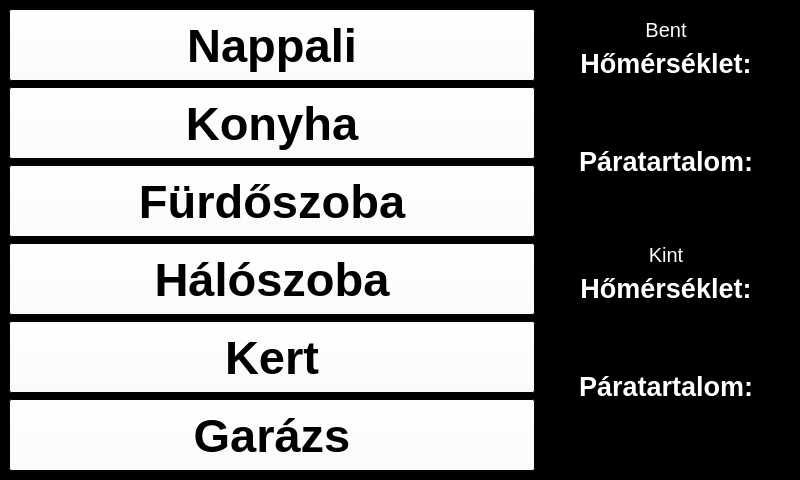
<?xml version="1.0" encoding="UTF-8"?>
<ui version="4.0">
 <class>SmartHomeMW</class>
 <widget class="QMainWindow" name="SmartHomeMW">
  <property name="enabled">
   <bool>true</bool>
  </property>
  <property name="geometry">
   <rect>
    <x>0</x>
    <y>0</y>
    <width>800</width>
    <height>480</height>
   </rect>
  </property>
  <property name="palette">
   <palette>
    <active>
     <colorrole role="WindowText">
      <brush brushstyle="SolidPattern">
       <color alpha="255">
        <red>255</red>
        <green>255</green>
        <blue>255</blue>
       </color>
      </brush>
     </colorrole>
     <colorrole role="Button">
      <brush brushstyle="SolidPattern">
       <color alpha="255">
        <red>255</red>
        <green>255</green>
        <blue>255</blue>
       </color>
      </brush>
     </colorrole>
     <colorrole role="Midlight">
      <brush brushstyle="SolidPattern">
       <color alpha="255">
        <red>255</red>
        <green>255</green>
        <blue>255</blue>
       </color>
      </brush>
     </colorrole>
     <colorrole role="Dark">
      <brush brushstyle="SolidPattern">
       <color alpha="255">
        <red>255</red>
        <green>255</green>
        <blue>255</blue>
       </color>
      </brush>
     </colorrole>
     <colorrole role="Mid">
      <brush brushstyle="SolidPattern">
       <color alpha="255">
        <red>255</red>
        <green>255</green>
        <blue>255</blue>
       </color>
      </brush>
     </colorrole>
     <colorrole role="Text">
      <brush brushstyle="SolidPattern">
       <color alpha="255">
        <red>0</red>
        <green>0</green>
        <blue>0</blue>
       </color>
      </brush>
     </colorrole>
     <colorrole role="ButtonText">
      <brush brushstyle="SolidPattern">
       <color alpha="255">
        <red>0</red>
        <green>0</green>
        <blue>0</blue>
       </color>
      </brush>
     </colorrole>
     <colorrole role="Base">
      <brush brushstyle="SolidPattern">
       <color alpha="255">
        <red>255</red>
        <green>255</green>
        <blue>255</blue>
       </color>
      </brush>
     </colorrole>
     <colorrole role="Window">
      <brush brushstyle="SolidPattern">
       <color alpha="255">
        <red>0</red>
        <green>0</green>
        <blue>0</blue>
       </color>
      </brush>
     </colorrole>
    </active>
    <inactive>
     <colorrole role="WindowText">
      <brush brushstyle="SolidPattern">
       <color alpha="255">
        <red>255</red>
        <green>255</green>
        <blue>255</blue>
       </color>
      </brush>
     </colorrole>
     <colorrole role="Button">
      <brush brushstyle="SolidPattern">
       <color alpha="255">
        <red>255</red>
        <green>255</green>
        <blue>255</blue>
       </color>
      </brush>
     </colorrole>
     <colorrole role="Midlight">
      <brush brushstyle="SolidPattern">
       <color alpha="255">
        <red>255</red>
        <green>255</green>
        <blue>255</blue>
       </color>
      </brush>
     </colorrole>
     <colorrole role="Dark">
      <brush brushstyle="SolidPattern">
       <color alpha="255">
        <red>255</red>
        <green>255</green>
        <blue>255</blue>
       </color>
      </brush>
     </colorrole>
     <colorrole role="Mid">
      <brush brushstyle="SolidPattern">
       <color alpha="255">
        <red>255</red>
        <green>255</green>
        <blue>255</blue>
       </color>
      </brush>
     </colorrole>
     <colorrole role="Text">
      <brush brushstyle="SolidPattern">
       <color alpha="255">
        <red>0</red>
        <green>0</green>
        <blue>0</blue>
       </color>
      </brush>
     </colorrole>
     <colorrole role="ButtonText">
      <brush brushstyle="SolidPattern">
       <color alpha="255">
        <red>0</red>
        <green>0</green>
        <blue>0</blue>
       </color>
      </brush>
     </colorrole>
     <colorrole role="Base">
      <brush brushstyle="SolidPattern">
       <color alpha="255">
        <red>255</red>
        <green>255</green>
        <blue>255</blue>
       </color>
      </brush>
     </colorrole>
     <colorrole role="Window">
      <brush brushstyle="SolidPattern">
       <color alpha="255">
        <red>0</red>
        <green>0</green>
        <blue>0</blue>
       </color>
      </brush>
     </colorrole>
    </inactive>
    <disabled>
     <colorrole role="WindowText">
      <brush brushstyle="SolidPattern">
       <color alpha="255">
        <red>255</red>
        <green>255</green>
        <blue>255</blue>
       </color>
      </brush>
     </colorrole>
     <colorrole role="Button">
      <brush brushstyle="SolidPattern">
       <color alpha="255">
        <red>255</red>
        <green>255</green>
        <blue>255</blue>
       </color>
      </brush>
     </colorrole>
     <colorrole role="Midlight">
      <brush brushstyle="SolidPattern">
       <color alpha="255">
        <red>255</red>
        <green>255</green>
        <blue>255</blue>
       </color>
      </brush>
     </colorrole>
     <colorrole role="Dark">
      <brush brushstyle="SolidPattern">
       <color alpha="255">
        <red>255</red>
        <green>255</green>
        <blue>255</blue>
       </color>
      </brush>
     </colorrole>
     <colorrole role="Mid">
      <brush brushstyle="SolidPattern">
       <color alpha="255">
        <red>255</red>
        <green>255</green>
        <blue>255</blue>
       </color>
      </brush>
     </colorrole>
     <colorrole role="Text">
      <brush brushstyle="SolidPattern">
       <color alpha="255">
        <red>255</red>
        <green>255</green>
        <blue>255</blue>
       </color>
      </brush>
     </colorrole>
     <colorrole role="ButtonText">
      <brush brushstyle="SolidPattern">
       <color alpha="255">
        <red>255</red>
        <green>255</green>
        <blue>255</blue>
       </color>
      </brush>
     </colorrole>
     <colorrole role="Base">
      <brush brushstyle="SolidPattern">
       <color alpha="255">
        <red>0</red>
        <green>0</green>
        <blue>0</blue>
       </color>
      </brush>
     </colorrole>
     <colorrole role="Window">
      <brush brushstyle="SolidPattern">
       <color alpha="255">
        <red>0</red>
        <green>0</green>
        <blue>0</blue>
       </color>
      </brush>
     </colorrole>
    </disabled>
   </palette>
  </property>
  <property name="cursor">
   <cursorShape>ArrowCursor</cursorShape>
  </property>
  <property name="windowTitle">
   <string>Smart Home</string>
  </property>
  <property name="toolButtonStyle">
   <enum>Qt::ToolButtonIconOnly</enum>
  </property>
  <property name="tabShape">
   <enum>QTabWidget::Rounded</enum>
  </property>
  <widget class="QWidget" name="centralwidget">
   <layout class="QHBoxLayout" name="horizontalLayout">
    <item>
     <layout class="QVBoxLayout" name="verticalLayout">
      <item>
       <widget class="QPushButton" name="livingroombtn">
        <property name="sizePolicy">
         <sizepolicy hsizetype="Minimum" vsizetype="Preferred">
          <horstretch>0</horstretch>
          <verstretch>0</verstretch>
         </sizepolicy>
        </property>
        <property name="palette">
         <palette>
          <active>
           <colorrole role="Midlight">
            <brush brushstyle="SolidPattern">
             <color alpha="255">
              <red>255</red>
              <green>255</green>
              <blue>255</blue>
             </color>
            </brush>
           </colorrole>
          </active>
          <inactive>
           <colorrole role="Midlight">
            <brush brushstyle="SolidPattern">
             <color alpha="255">
              <red>255</red>
              <green>255</green>
              <blue>255</blue>
             </color>
            </brush>
           </colorrole>
          </inactive>
          <disabled>
           <colorrole role="Midlight">
            <brush brushstyle="SolidPattern">
             <color alpha="255">
              <red>255</red>
              <green>255</green>
              <blue>255</blue>
             </color>
            </brush>
           </colorrole>
          </disabled>
         </palette>
        </property>
        <property name="font">
         <font>
          <family>Arial</family>
          <pointsize>35</pointsize>
          <weight>75</weight>
          <bold>true</bold>
         </font>
        </property>
        <property name="text">
         <string>Nappali</string>
        </property>
       </widget>
      </item>
      <item>
       <widget class="QPushButton" name="kitchenbtn">
        <property name="sizePolicy">
         <sizepolicy hsizetype="Minimum" vsizetype="Preferred">
          <horstretch>0</horstretch>
          <verstretch>0</verstretch>
         </sizepolicy>
        </property>
        <property name="font">
         <font>
          <family>Arial</family>
          <pointsize>35</pointsize>
          <weight>75</weight>
          <bold>true</bold>
         </font>
        </property>
        <property name="text">
         <string>Konyha</string>
        </property>
       </widget>
      </item>
      <item>
       <widget class="QPushButton" name="bathroombtn">
        <property name="sizePolicy">
         <sizepolicy hsizetype="Minimum" vsizetype="Preferred">
          <horstretch>0</horstretch>
          <verstretch>0</verstretch>
         </sizepolicy>
        </property>
        <property name="font">
         <font>
          <family>Arial</family>
          <pointsize>35</pointsize>
          <weight>75</weight>
          <bold>true</bold>
         </font>
        </property>
        <property name="text">
         <string>Fürdőszoba</string>
        </property>
       </widget>
      </item>
      <item>
       <widget class="QPushButton" name="bedroombtn">
        <property name="sizePolicy">
         <sizepolicy hsizetype="Minimum" vsizetype="Preferred">
          <horstretch>0</horstretch>
          <verstretch>0</verstretch>
         </sizepolicy>
        </property>
        <property name="font">
         <font>
          <family>Arial</family>
          <pointsize>35</pointsize>
          <weight>75</weight>
          <bold>true</bold>
         </font>
        </property>
        <property name="text">
         <string>Hálószoba</string>
        </property>
       </widget>
      </item>
      <item>
       <widget class="QPushButton" name="gardenbtn">
        <property name="sizePolicy">
         <sizepolicy hsizetype="Minimum" vsizetype="Preferred">
          <horstretch>0</horstretch>
          <verstretch>0</verstretch>
         </sizepolicy>
        </property>
        <property name="font">
         <font>
          <family>Arial</family>
          <pointsize>35</pointsize>
          <weight>75</weight>
          <bold>true</bold>
         </font>
        </property>
        <property name="text">
         <string>Kert</string>
        </property>
       </widget>
      </item>
      <item>
       <widget class="QPushButton" name="garagebtn">
        <property name="sizePolicy">
         <sizepolicy hsizetype="Minimum" vsizetype="Preferred">
          <horstretch>0</horstretch>
          <verstretch>0</verstretch>
         </sizepolicy>
        </property>
        <property name="font">
         <font>
          <family>Arial</family>
          <pointsize>35</pointsize>
          <weight>75</weight>
          <bold>true</bold>
         </font>
        </property>
        <property name="text">
         <string>Garázs</string>
        </property>
       </widget>
      </item>
     </layout>
    </item>
    <item>
     <widget class="QWidget" name="tem_and_hum" native="true">
      <property name="sizePolicy">
       <sizepolicy hsizetype="Maximum" vsizetype="Preferred">
        <horstretch>0</horstretch>
        <verstretch>0</verstretch>
       </sizepolicy>
      </property>
      <property name="minimumSize">
       <size>
        <width>250</width>
        <height>462</height>
       </size>
      </property>
      <layout class="QVBoxLayout" name="verticalLayout_8">
       <item>
        <layout class="QVBoxLayout" name="verticalLayout_4">
         <item>
          <widget class="QLabel" name="Livingroom">
           <property name="sizePolicy">
            <sizepolicy hsizetype="Preferred" vsizetype="Maximum">
             <horstretch>0</horstretch>
             <verstretch>0</verstretch>
            </sizepolicy>
           </property>
           <property name="minimumSize">
            <size>
             <width>230</width>
             <height>20</height>
            </size>
           </property>
           <property name="palette">
            <palette>
             <active>
              <colorrole role="WindowText">
               <brush brushstyle="SolidPattern">
                <color alpha="255">
                 <red>255</red>
                 <green>255</green>
                 <blue>255</blue>
                </color>
               </brush>
              </colorrole>
             </active>
             <inactive>
              <colorrole role="WindowText">
               <brush brushstyle="SolidPattern">
                <color alpha="255">
                 <red>255</red>
                 <green>255</green>
                 <blue>255</blue>
                </color>
               </brush>
              </colorrole>
             </inactive>
             <disabled>
              <colorrole role="WindowText">
               <brush brushstyle="SolidPattern">
                <color alpha="255">
                 <red>120</red>
                 <green>120</green>
                 <blue>120</blue>
                </color>
               </brush>
              </colorrole>
             </disabled>
            </palette>
           </property>
           <property name="font">
            <font>
             <family>Arial</family>
             <pointsize>15</pointsize>
             <weight>50</weight>
             <bold>false</bold>
            </font>
           </property>
           <property name="text">
            <string>Bent</string>
           </property>
           <property name="textFormat">
            <enum>Qt::AutoText</enum>
           </property>
           <property name="alignment">
            <set>Qt::AlignCenter</set>
           </property>
          </widget>
         </item>
         <item>
          <layout class="QVBoxLayout" name="verticalLayout_3">
           <item>
            <widget class="QLabel" name="Temperature_inside">
             <property name="sizePolicy">
              <sizepolicy hsizetype="Preferred" vsizetype="Maximum">
               <horstretch>0</horstretch>
               <verstretch>0</verstretch>
              </sizepolicy>
             </property>
             <property name="minimumSize">
              <size>
               <width>228</width>
               <height>20</height>
              </size>
             </property>
             <property name="font">
              <font>
               <family>Arial</family>
               <pointsize>20</pointsize>
               <weight>75</weight>
               <bold>true</bold>
              </font>
             </property>
             <property name="text">
              <string>Hőmérséklet:</string>
             </property>
             <property name="alignment">
              <set>Qt::AlignCenter</set>
             </property>
            </widget>
           </item>
           <item>
            <widget class="QLabel" name="livingroomtemp">
             <property name="font">
              <font>
               <family>Arial</family>
               <pointsize>27</pointsize>
               <weight>75</weight>
               <bold>true</bold>
              </font>
             </property>
             <property name="text">
              <string/>
             </property>
             <property name="alignment">
              <set>Qt::AlignCenter</set>
             </property>
            </widget>
           </item>
          </layout>
         </item>
         <item>
          <layout class="QVBoxLayout" name="verticalLayout_2">
           <item>
            <widget class="QLabel" name="Humidit_inside">
             <property name="sizePolicy">
              <sizepolicy hsizetype="Preferred" vsizetype="Maximum">
               <horstretch>0</horstretch>
               <verstretch>0</verstretch>
              </sizepolicy>
             </property>
             <property name="minimumSize">
              <size>
               <width>228</width>
               <height>20</height>
              </size>
             </property>
             <property name="font">
              <font>
               <family>Arial</family>
               <pointsize>20</pointsize>
               <weight>75</weight>
               <bold>true</bold>
              </font>
             </property>
             <property name="text">
              <string>Páratartalom:</string>
             </property>
             <property name="alignment">
              <set>Qt::AlignCenter</set>
             </property>
            </widget>
           </item>
           <item>
            <widget class="QLabel" name="livingroomhum">
             <property name="font">
              <font>
               <family>Arial</family>
               <pointsize>27</pointsize>
               <weight>75</weight>
               <bold>true</bold>
              </font>
             </property>
             <property name="text">
              <string/>
             </property>
             <property name="alignment">
              <set>Qt::AlignCenter</set>
             </property>
            </widget>
           </item>
          </layout>
         </item>
        </layout>
       </item>
       <item>
        <layout class="QVBoxLayout" name="verticalLayout_5">
         <item>
          <widget class="QLabel" name="Garden">
           <property name="sizePolicy">
            <sizepolicy hsizetype="Preferred" vsizetype="Maximum">
             <horstretch>0</horstretch>
             <verstretch>0</verstretch>
            </sizepolicy>
           </property>
           <property name="minimumSize">
            <size>
             <width>230</width>
             <height>20</height>
            </size>
           </property>
           <property name="font">
            <font>
             <family>Arial</family>
             <pointsize>15</pointsize>
            </font>
           </property>
           <property name="text">
            <string>Kint</string>
           </property>
           <property name="alignment">
            <set>Qt::AlignCenter</set>
           </property>
          </widget>
         </item>
         <item>
          <layout class="QVBoxLayout" name="verticalLayout_6">
           <item>
            <widget class="QLabel" name="Tempereture_outside">
             <property name="sizePolicy">
              <sizepolicy hsizetype="Preferred" vsizetype="Maximum">
               <horstretch>0</horstretch>
               <verstretch>0</verstretch>
              </sizepolicy>
             </property>
             <property name="minimumSize">
              <size>
               <width>228</width>
               <height>20</height>
              </size>
             </property>
             <property name="font">
              <font>
               <family>Arial</family>
               <pointsize>20</pointsize>
               <weight>75</weight>
               <bold>true</bold>
              </font>
             </property>
             <property name="text">
              <string>Hőmérséklet:</string>
             </property>
             <property name="alignment">
              <set>Qt::AlignCenter</set>
             </property>
            </widget>
           </item>
           <item>
            <widget class="QLabel" name="gardentemp">
             <property name="font">
              <font>
               <family>Arial</family>
               <pointsize>27</pointsize>
               <weight>75</weight>
               <bold>true</bold>
              </font>
             </property>
             <property name="text">
              <string/>
             </property>
             <property name="alignment">
              <set>Qt::AlignCenter</set>
             </property>
            </widget>
           </item>
          </layout>
         </item>
         <item>
          <layout class="QVBoxLayout" name="verticalLayout_7">
           <item>
            <widget class="QLabel" name="label_9">
             <property name="sizePolicy">
              <sizepolicy hsizetype="Preferred" vsizetype="Maximum">
               <horstretch>0</horstretch>
               <verstretch>0</verstretch>
              </sizepolicy>
             </property>
             <property name="minimumSize">
              <size>
               <width>228</width>
               <height>20</height>
              </size>
             </property>
             <property name="font">
              <font>
               <family>Arial</family>
               <pointsize>20</pointsize>
               <weight>75</weight>
               <bold>true</bold>
              </font>
             </property>
             <property name="text">
              <string>Páratartalom:</string>
             </property>
             <property name="alignment">
              <set>Qt::AlignCenter</set>
             </property>
            </widget>
           </item>
           <item>
            <widget class="QLabel" name="gardenhum">
             <property name="font">
              <font>
               <family>Arial</family>
               <pointsize>27</pointsize>
               <weight>75</weight>
               <bold>true</bold>
              </font>
             </property>
             <property name="text">
              <string/>
             </property>
             <property name="alignment">
              <set>Qt::AlignCenter</set>
             </property>
            </widget>
           </item>
          </layout>
         </item>
        </layout>
       </item>
      </layout>
     </widget>
    </item>
   </layout>
  </widget>
 </widget>
 <resources/>
 <connections/>
</ui>
